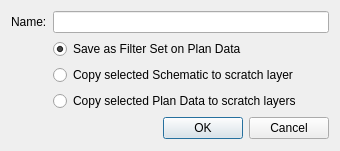
<?xml version="1.0" encoding="UTF-8"?>
<ui version="4.0">
 <class>FilterExportDialog</class>
 <widget class="QDialog" name="FilterExportDialog">
  <property name="geometry">
   <rect>
    <x>0</x>
    <y>0</y>
    <width>340</width>
    <height>151</height>
   </rect>
  </property>
  <property name="windowTitle">
   <string>Filter Set Save/Export</string>
  </property>
  <layout class="QGridLayout" name="gridLayout">
   <item row="0" column="0">
    <widget class="QLabel" name="filterSetNameLabel">
     <property name="text">
      <string>Name:</string>
     </property>
    </widget>
   </item>
   <item row="0" column="1">
    <widget class="QLineEdit" name="filterSetNameEdit"/>
   </item>
   <item row="4" column="0" colspan="2">
    <widget class="QDialogButtonBox" name="buttonBox">
     <property name="orientation">
      <enum>Qt::Horizontal</enum>
     </property>
     <property name="standardButtons">
      <set>QDialogButtonBox::Cancel|QDialogButtonBox::Ok</set>
     </property>
    </widget>
   </item>
   <item row="1" column="1">
    <widget class="QRadioButton" name="saveButton">
     <property name="text">
      <string>Save as Filter Set on Plan Data</string>
     </property>
     <property name="checked">
      <bool>true</bool>
     </property>
    </widget>
   </item>
   <item row="2" column="1">
    <widget class="QRadioButton" name="exportSchematicButton">
     <property name="text">
      <string>Copy selected Schematic to scratch layer</string>
     </property>
    </widget>
   </item>
   <item row="3" column="1">
    <widget class="QRadioButton" name="exportDataButton">
     <property name="text">
      <string>Copy selected Plan Data to scratch layers</string>
     </property>
    </widget>
   </item>
  </layout>
 </widget>
 <resources/>
 <connections>
  <connection>
   <sender>buttonBox</sender>
   <signal>accepted()</signal>
   <receiver>FilterExportDialog</receiver>
   <slot>accept()</slot>
   <hints>
    <hint type="sourcelabel">
     <x>248</x>
     <y>254</y>
    </hint>
    <hint type="destinationlabel">
     <x>157</x>
     <y>274</y>
    </hint>
   </hints>
  </connection>
  <connection>
   <sender>buttonBox</sender>
   <signal>rejected()</signal>
   <receiver>FilterExportDialog</receiver>
   <slot>reject()</slot>
   <hints>
    <hint type="sourcelabel">
     <x>316</x>
     <y>260</y>
    </hint>
    <hint type="destinationlabel">
     <x>286</x>
     <y>274</y>
    </hint>
   </hints>
  </connection>
 </connections>
</ui>
